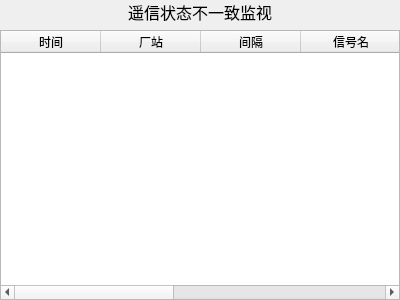
<?xml version="1.0" encoding="UTF-8"?>
<ui version="4.0">
 <class>RemoteSignalling</class>
 <widget class="QWidget" name="RemoteSignalling">
  <property name="geometry">
   <rect>
    <x>0</x>
    <y>0</y>
    <width>400</width>
    <height>300</height>
   </rect>
  </property>
  <property name="windowTitle">
   <string>Form</string>
  </property>
  <layout class="QGridLayout" name="gridLayout" rowstretch="1,13">
   <property name="margin">
    <number>0</number>
   </property>
   <item row="0" column="0">
    <widget class="QLabel" name="label">
     <property name="sizePolicy">
      <sizepolicy hsizetype="Expanding" vsizetype="Expanding">
       <horstretch>0</horstretch>
       <verstretch>0</verstretch>
      </sizepolicy>
     </property>
     <property name="font">
      <font>
       <pointsize>12</pointsize>
      </font>
     </property>
     <property name="text">
      <string>遥信状态不一致监视</string>
     </property>
     <property name="alignment">
      <set>Qt::AlignCenter</set>
     </property>
    </widget>
   </item>
   <item row="1" column="0">
    <widget class="QTableWidget" name="tableWidget">
     <column>
      <property name="text">
       <string>时间</string>
      </property>
     </column>
     <column>
      <property name="text">
       <string>厂站</string>
      </property>
     </column>
     <column>
      <property name="text">
       <string>间隔</string>
      </property>
     </column>
     <column>
      <property name="text">
       <string>信号名</string>
      </property>
     </column>
     <column>
      <property name="text">
       <string>信号来源及值</string>
      </property>
     </column>
     <column>
      <property name="text">
       <string>是否一致</string>
      </property>
     </column>
     <column>
      <property name="text">
       <string>详情</string>
      </property>
     </column>
    </widget>
   </item>
  </layout>
 </widget>
 <resources/>
 <connections/>
</ui>
